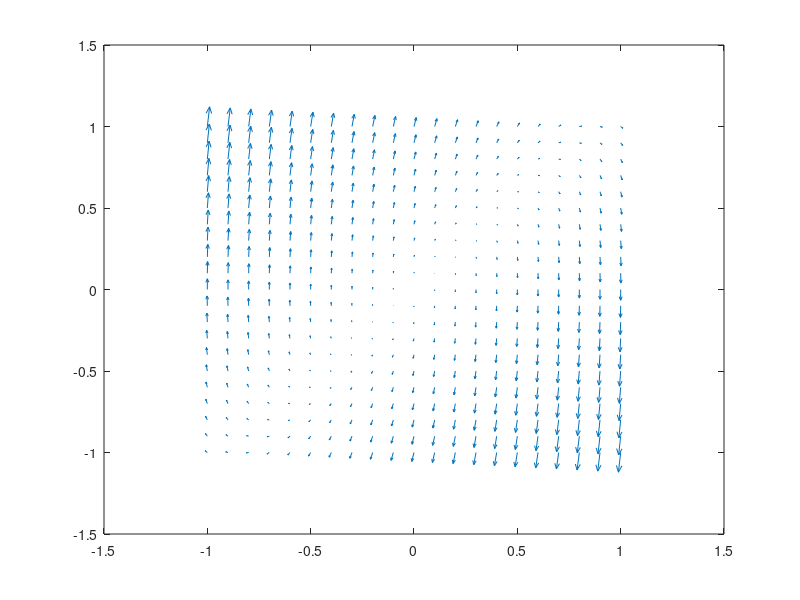

Recreate this plot in MATLAB.
 clc; format compact; close all; clear;
    
    [x1, x2] = meshgrid(-1 : 0.1 : 1, -1 : 0.1 : 1);
    
    x1dot = x2;
    x2dot = 5*x2 - 6*x1;
    
    quiver(x1, x2, x1dot, x2dot);
